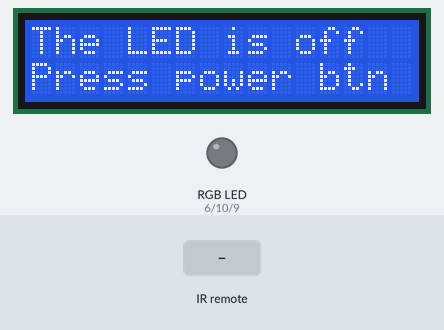
Simulated run of this sketch. Board: Arduino Uno, built with avr-gcc and run on an emulated ATmega328P. Parts: 16×2 character LCD, an RGB LED mixed from three pins (HIGH = lit). Inputs (shaded band) come from the test bench.

Above: at 1.2 s.
1.3 s: infrared code 0x45 received
At 2.3 s:
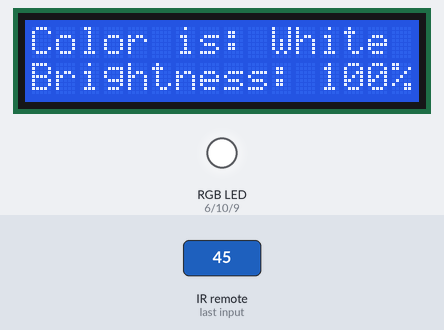
2.8 s: infrared code 0xC received
At 3.4 s:
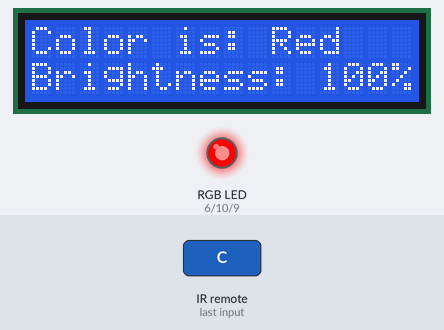
4.3 s: infrared code 0x18 received
At 4.6 s:
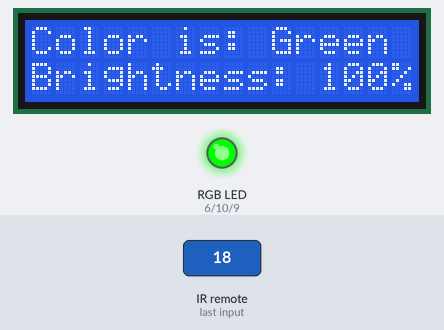
5.8 s: infrared code 0x5E received
At 6.9 s:
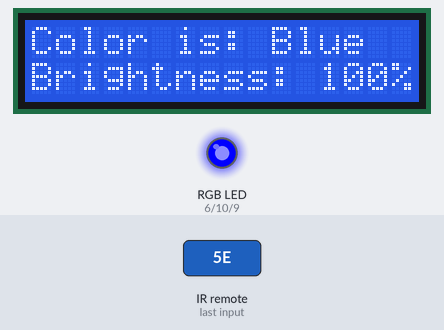
7.3 s: infrared code 0x8 received
At 8.0 s:
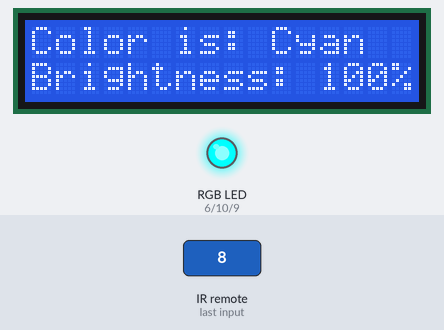
8.8 s: infrared code 0x1C received
At 9.2 s:
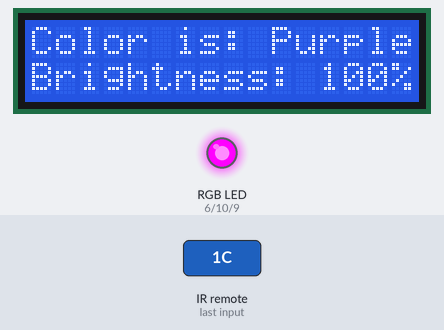
Timing chart, 0 to 11.3 s (numbered marks = the images above; inputs shaded):
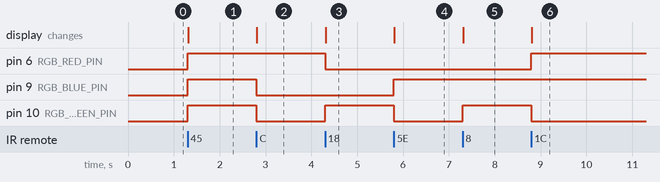

The sketch:

ir-controlled-rgb-led.ino
```cpp
#include <IRremote.hpp>
#include <LiquidCrystal.h>

const int LCD_RS_PIN = 2;
const int LCD_ENABLE_PIN = 8;
const int LCD_D4_PIN = 4;
const int LCD_D5_PIN = 5;
const int LCD_D6_PIN = 12;
const int LCD_D7_PIN = 7;

const int RGB_RED_PIN = 6;
const int RGB_GREEN_PIN = 10;
const int RGB_BLUE_PIN = 9;

const int IR_OUT_PIN = 3;

LiquidCrystal LCD(LCD_RS_PIN, LCD_ENABLE_PIN, LCD_D4_PIN, LCD_D5_PIN, LCD_D6_PIN, LCD_D7_PIN);

void writeToRGB(int Rvalue, int Gvalue, int Bvalue, int brightnessPercentage, bool powerOn){
  //If the LED is supposed to be off, RGB values calculation are skipped
  if(!powerOn){
    analogWrite(RGB_RED_PIN, 0);
    analogWrite(RGB_GREEN_PIN, 0);
    analogWrite(RGB_BLUE_PIN, 0);
    return;
  }

  //The values written to LED are calculated based on brightness
  int brightness = map(brightnessPercentage, 0, 100, 255, 0);
  Rvalue = Rvalue - brightness;
  Gvalue = Gvalue - brightness;
  Bvalue = Bvalue - brightness;
  int RealRVal = constrain(Rvalue, 0, 255);
  int RealGVal = constrain(Gvalue, 0, 255);
  int RealBVal = constrain(Bvalue, 0, 255);

  analogWrite(RGB_RED_PIN, RealRVal);
  analogWrite(RGB_GREEN_PIN, RealGVal);
  analogWrite(RGB_BLUE_PIN, RealBVal);
}

void writeToLCD(int brightnessPercentage, String colorName, bool powerOn){
  LCD.clear();
  LCD.home();

  //If the LED is supposed to be off, the LCD shows info about that fact
  if(!powerOn){
    LCD.print("The LED is off");
    LCD.setCursor(0, 1);
    LCD.print("Press power btn");
    return;
  }

  //Formula for LCD displaying info about current LED spec
  LCD.print("Color is: ");
  LCD.print(colorName);
  LCD.setCursor(0, 1);
  LCD.print("Brightness: ");
  LCD.print(brightnessPercentage);
  LCD.print("%");
}

void setup() {
  LCD.begin(16, 2);

  pinMode(RGB_RED_PIN, OUTPUT);
  pinMode(RGB_GREEN_PIN, OUTPUT);
  pinMode(RGB_BLUE_PIN, OUTPUT);

  IrReceiver.begin(IR_OUT_PIN, ENABLE_LED_FEEDBACK);

  // Manual info print on LCD at the start of the program
  LCD.print("The LED is off");
  LCD.setCursor(0, 1);
  LCD.print("Press power btn");
}

void loop() {
  // These variables are made static to prevent them from losing value between loops
  static int brightness;
  static int RVal, GVal, BVal;
  static String colorName;
  static bool powerOn = false;

  //If there is something to decode, the switch picks from all possible button options
  if(IrReceiver.decode()){
    switch(IrReceiver.decodedIRData.command){

      case 0x45: //Power button
        RVal = 255, GVal = 255, BVal = 255;
        brightness = 100;
        colorName = "White";
        powerOn = true;
        break;

      case 0x47: //Func/stop button
        powerOn = false;
        break;

      case 0x9: //Arrow up button
        brightness += 10;
        brightness = constrain(brightness, 0, 100);
        break;

      case 0x7: //Arrow down button
        brightness -= 10;
        brightness = constrain(brightness, 0, 100);
        break;

      case 0x16: //0 button
        RVal = 255, GVal = 255, BVal = 255;
        colorName = "White";
        break;

      case 0xC: //1 button
        RVal = 255, GVal = 0, BVal = 0;
        colorName = "Red";
        break;

      case 0x18: //2 button
        RVal = 0, GVal = 255, BVal = 0;
        colorName = "Green";
        break;

      case 0x5E: //3 button
        RVal = 0, GVal = 0, BVal = 255;
        colorName = "Blue";
        break;

      case 0x8: //4 button
        RVal = 0, GVal = 255, BVal = 255;
        colorName = "Cyan";
        break;

      case 0x1C: //5 button
        RVal = 255, GVal = 0, BVal = 255;
        colorName = "Purple";
        break;

      case 0x5A: //6 button
        RVal = 255, GVal = 255, BVal = 0;
        colorName = "Yellow";
        break;

      default:
        break;

    }
    writeToRGB(RVal, GVal, BVal, brightness, powerOn);
    writeToLCD(brightness, colorName, powerOn);

    IrReceiver.resume();
  }
}
```

Measured:
- after the input at 1.3 s, pin 6 (RGB_RED_PIN), pin 9 (RGB_BLUE_PIN), pin 10 (RGB_GREEN_PIN): LOW → HIGH at once; the display: changes at once (image 1)
- after the input at 2.8 s, pin 9 (RGB_BLUE_PIN), pin 10 (RGB_GREEN_PIN): HIGH → LOW at once; the display: changes at once (image 2)
- after the input at 4.3 s, pin 6 (RGB_RED_PIN): HIGH → LOW at once; pin 10 (RGB_GREEN_PIN): LOW → HIGH at once; the display: changes at once (image 3)
- after the input at 5.8 s, pin 9 (RGB_BLUE_PIN): LOW → HIGH at once; pin 10 (RGB_GREEN_PIN): HIGH → LOW at once; the display: changes at once (image 4)
- after the input at 7.3 s, pin 10 (RGB_GREEN_PIN): LOW → HIGH at once; the display: changes at once (image 5)
- after the input at 8.8 s, pin 6 (RGB_RED_PIN): LOW → HIGH at once; pin 10 (RGB_GREEN_PIN): HIGH → LOW at once; the display: changes at once (image 6)
